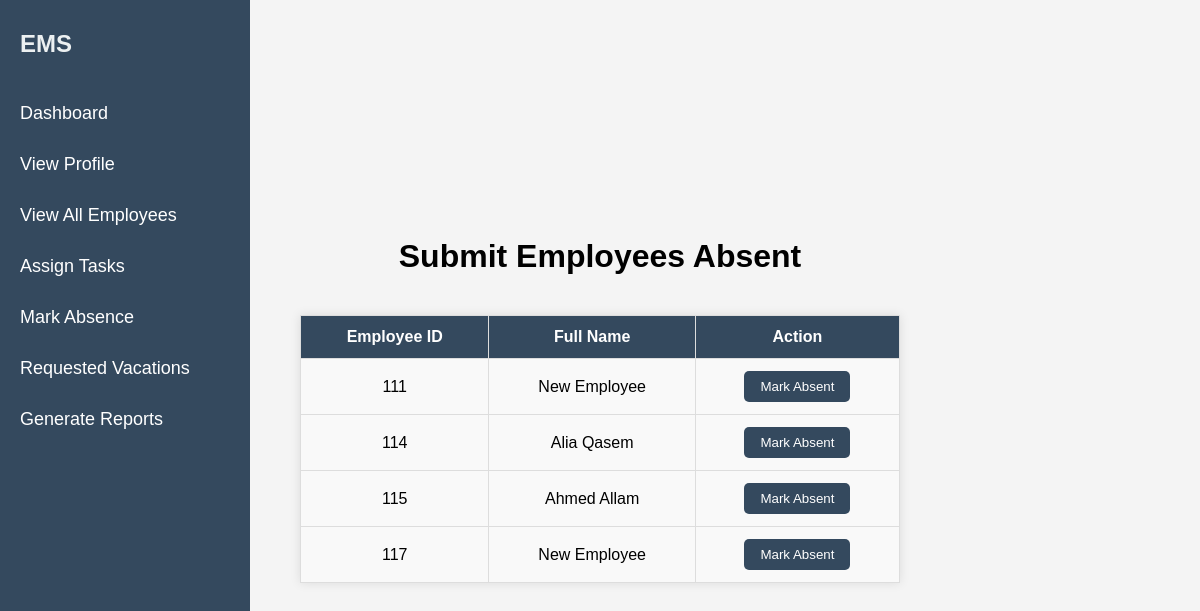
The app's page /retrieve_employees.php, older data.
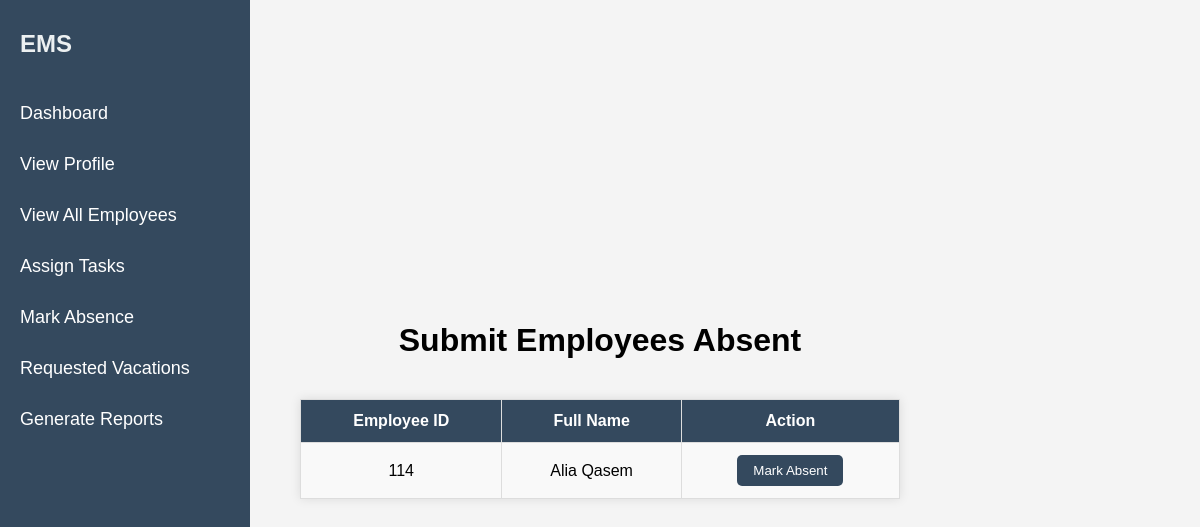
The same page, newer data.
### tables this page shows
CREATE TABLE `person` (
  `person_id` int(11) NOT NULL,
  `first_name` varchar(225) NOT NULL,
  `last_name` varchar(225) NOT NULL,
  `age` int(10) NOT NULL,
  `address` varchar(225) NOT NULL,
  `phone_number` varchar(11) NOT NULL,
  `date_of_birth` date NOT NULL,
  `absent_times` int(10) DEFAULT NULL,
  `salary` decimal(20,0) NOT NULL,
  `job_title` varchar(225) NOT NULL,
  `gender` enum('male','female') NOT NULL,
  `role` enum('admin','employee','manager') NOT NULL
);

### retrieve_employees.php (the view, shortened to what this page needs)
<?php
include 'config.php';
$sql = "SELECT person_id, first_name, last_name FROM person WHERE role = 'employee'";
$stmt = $database->prepare($sql);
$stmt->execute();
$employees = $stmt->fetchAll(PDO::FETCH_ASSOC);
?>
<!DOCTYPE html>
<html lang="en">
<head>
    <link rel="stylesheet" href="./style-absent.css">
    <link rel="stylesheet" href="style-absent.css">
</head>
<body>
    <div class="sidebar">
        <div class="brand">EMS</div>
        <a href="dashboard_man.php">Dashboard</a>
        <a href="profile.php">View Profile</a>
        <a href="viewEmployees.php">View All Employees</a>
        <a href="assignTasks.php">Assign Tasks</a>
        <a href="#">Mark Absence</a>
        <a href="Requested_vacations_manager.php">Requested Vacations</a>
        <a href="add_report.php">Generate Reports</a>
    </div>
    <h1 style="text-align: center; margin-bottom: 20px;">Submit Employees Absent</h1>
    <table border="1">
        <thead>
            <tr>
                <th>Employee ID</th>
                <th>Full Name</th>
                <th>Action</th>
            </tr>
        </thead>
        <tbody>
            <?php foreach ($employees as $employee): ?>
                <tr>
                    <td><?= htmlspecialchars($employee['person_id']) ?></td>
                    <td><?= htmlspecialchars($employee['first_name']) . ' ' . htmlspecialchars($employee['last_name']) ?>
                    </td>
                    <td>
                        <form action="update_absent.php" method="POST">
                            <button type="submit">Mark Absent</button>
                        </form>
                    </td>
                </tr>
            <?php endforeach; ?>
        </tbody>
    </table>
</body>
</html>

Row changes from the older to the newer data that the page shows:
removed person: person_id "111", first_name "New", last_name "Employee"
no longer on this page (row edited): person: person_id "115", first_name "Ahmed", last_name "Allam"
removed person: person_id "117", first_name "New", last_name "Employee"
